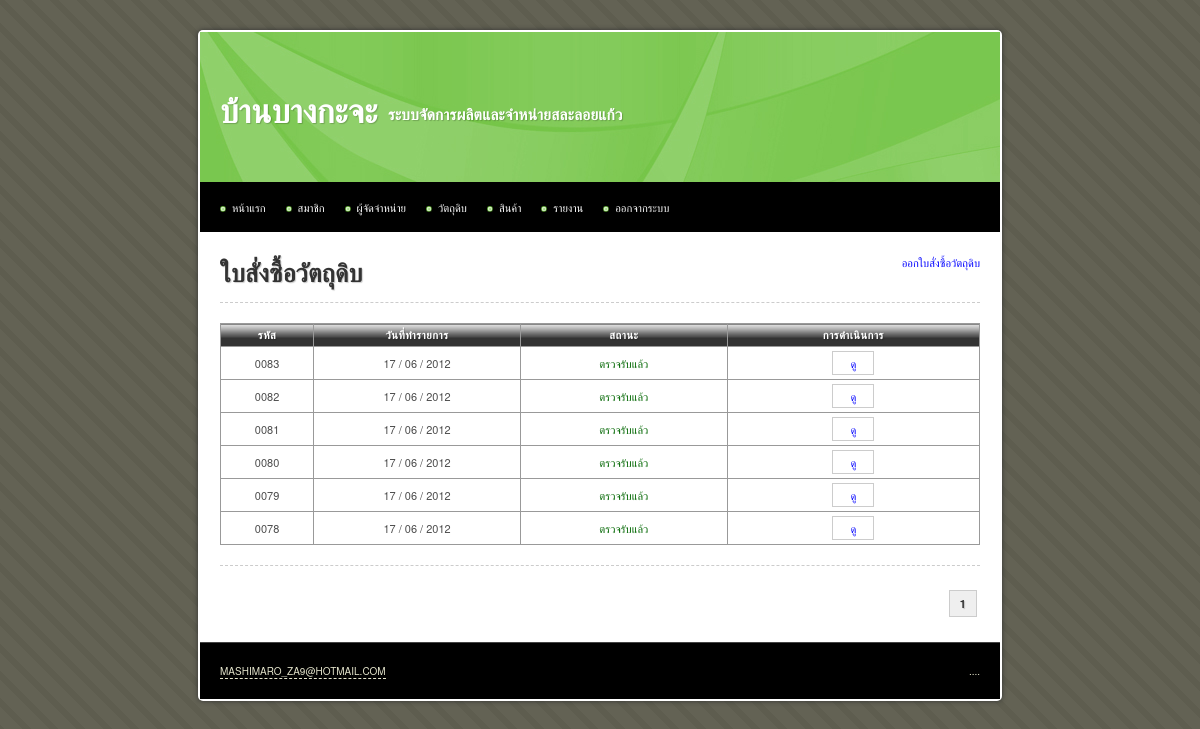
Page /main/material_order.php (signed in) on the earlier database version.
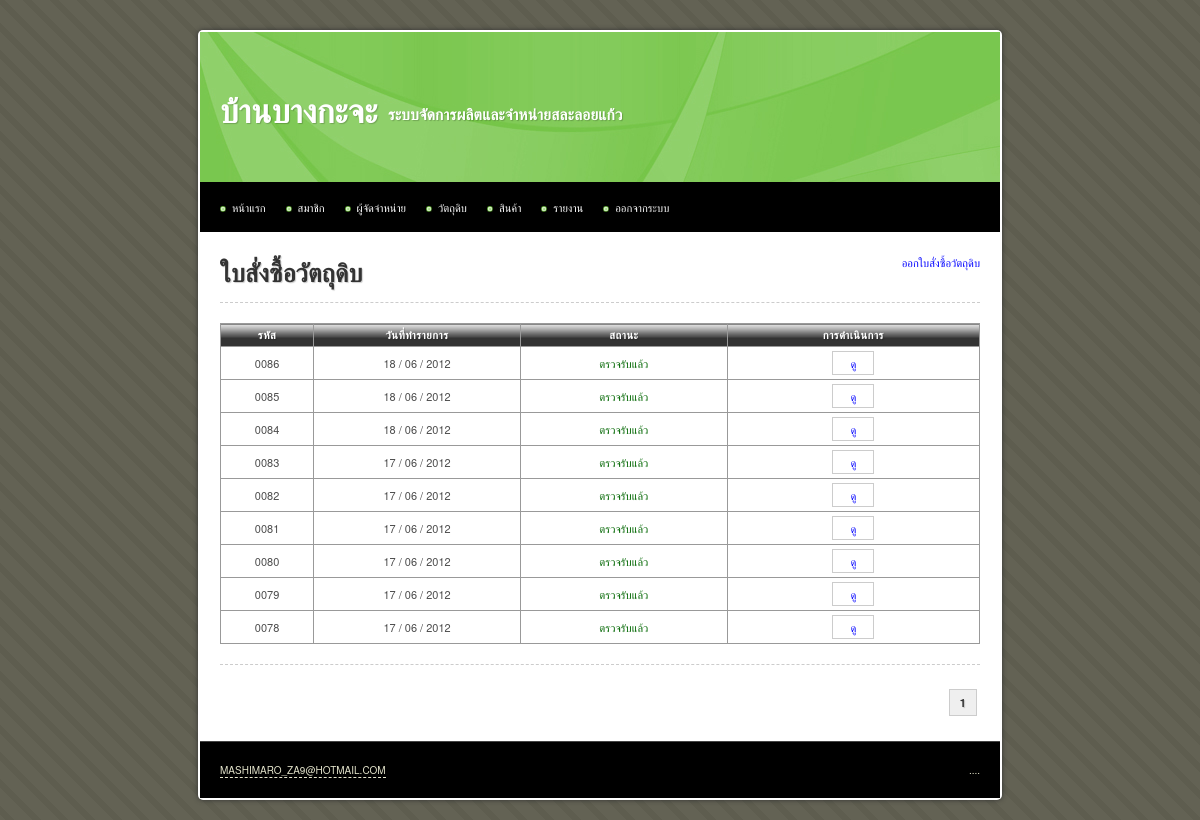
Same page on the later database version.
### tables this page shows
CREATE TABLE IF NOT EXISTS `material_order` (
  `id` int(10) unsigned NOT NULL AUTO_INCREMENT,
  `description` text,
  `date_create` date NOT NULL,
  `is_approve` tinyint(4) NOT NULL DEFAULT '0' COMMENT '0 = ยังไม่ได้ตรวจรับ, 1 = ตรวจรับแล้ว',
  PRIMARY KEY (`id`)
);

### iic_tools/helpers/iic_utilities_helper.php (called while the page is built, shortened)
<?php
function change_date_format($date, $old_separator = "-", $old_format = 'y-m-d', $new_separator = " / ", $new_format = "d-m-y")
{
	@list($_old_format_path1, $_old_format_path2, $_old_format_path3) = explode('-', $old_format);
	@list($_date_path[$_old_format_path1], $_date_path[$_old_format_path2], $_date_path[$_old_format_path3]) = explode($old_separator, $date);
	@list($_new_format_path1, $_new_format_path2, $_new_format_path3) = explode('-', $new_format);
	$_new_date = $_date_path[$_new_format_path1].$new_separator.$_date_path[$_new_format_path2].$new_separator.$_date_path[$_new_format_path3];
	return $_new_date;
}
function zero_fill($length, $data)
{
	while(strlen($data) < $length)
	{
		$data = '0'.$data;
	}
	return $data;
}

### main/material_order.php (the view, shortened to what this page needs)
<?php
$sql		= 'SELECT * FROM material_order';
$query		= mysql_query($sql) or die(mysql_error());
$total_rows = mysql_num_rows($query);
$rows_per_page = 10;
$limit_start = ($_GET['page'] - 1) * $rows_per_page;
$target = 'material_order.php?page=';
?>
<!DOCTYPE html PUBLIC "-//W3C//DTD XHTML 1.0 Transitional//EN" "http://www.w3.org/TR/xhtml1/DTD/xhtml1-transitional.dtd">
<html xmlns="http://www.w3.org/1999/xhtml">
<head>
<?php include("inc.css.php"); ?>
</head>
<body>
<div id="container">
	<?php include("inc.header.php"); ?>
	<div id="content">
		<a href="material_stock.php" class="float_r">ออกใบสั่งซื้อวัตถุดิบ</a>
		<h1>ใบสั่งซื้อวัตถุดิบ</h1>
		<hr />
			<table width="100%" border="1" align="center" cellpadding="5" cellspacing="0">
				<thead>
					<tr>
						<th width="30">รหัส</th>
						<th width="80">วันที่ทำรายการ</th>
						<th width="80">สถานะ</th>
						<th width="100">การดำเนินการ</th>
					</tr>
				</thead>
				<tbody>
					<?php
					$sql = 'SELECT *
							FROM material_order
							ORDER BY material_order.id DESC
							LIMIT '.$limit_start.', '.$rows_per_page;
					$query		= mysql_query($sql) or die(mysql_error());
					$query_rows	= mysql_num_rows($query);
					if($query_rows > 0)
					{
						while($data = mysql_fetch_array($query))
						{
							$status = ($data['is_approve'] == 0) ? '<span class="red">ยังไม่ได้ตรวจรับ</span>' : '<span class="green">ตรวจรับแล้ว</span>';
							$button_approve = ($data['is_approve'] == 0) ? '<a class="button" href="material_order_recive.php?id='.$data['id'].'">ตรวจรับ</a> <a class="button" href="material_order_delete.php?id='.$data['id'].'">ยกเลิก</a> ' : '';
							echo '	<tr>
										<td class="center">'.zero_fill(4, $data['id']).'</td>
										<td class="center">'.change_date_format($data['date_create']).'</td>
										<td class="center">'.$status.'</td>
										<td class="center nowarp">
											<a class="button" href="material_order_read.php?id='.$data['id'].'">ดู</a>
											'.$button_approve.'
										</td>
									</tr>';
						}
					}
					else
					{
						echo '<tr><td colspan="7" class="center">ไม่มีข้อมูล</td></tr>';
					}
					?>
				</tbody>
			</table>
		<hr />
		<div class="pagination">
			<?php echo get_pagination($total_rows, $target, $_GET['page'], $rows_per_page); ?>
		</div>
	</div>
	<?php include("inc.footer.php"); ?>
</div>
</body>
</html>

### iic_tools/helpers/iic_crud_helper.php (shortened to what this page needs)
<?php
function get_pagination($total_rows, $target, $current_page, $rows_per_page = 10)
{
	$_total_page = ceil($total_rows / $rows_per_page);
	$_pagination = '';
	$_loop = 1;
	while($_loop <= $_total_page)
	{
		if($_loop <= 3 || $_loop > ($_total_page - 3))
		{
			if($_loop == $current_page)
			{
				$_pagination .= '<strong>'.$_loop.'</strong>';
			}
			else
			{
				$_pagination .= '<a href="'.$target.$_loop.'" title="Page '.$_loop.'">&nbsp;'.$_loop.'&nbsp;</a>';
			}
		}
		$_loop++;
	}
	return $_pagination;
}

Differences in the rows shown:
added material_order: id "0086", date_create "18 / 06 / 2012", is_approve "ตรวจรับแล้ว"
added material_order: id "0085", date_create "18 / 06 / 2012", is_approve "ตรวจรับแล้ว"
added material_order: id "0084", date_create "18 / 06 / 2012", is_approve "ตรวจรับแล้ว"
